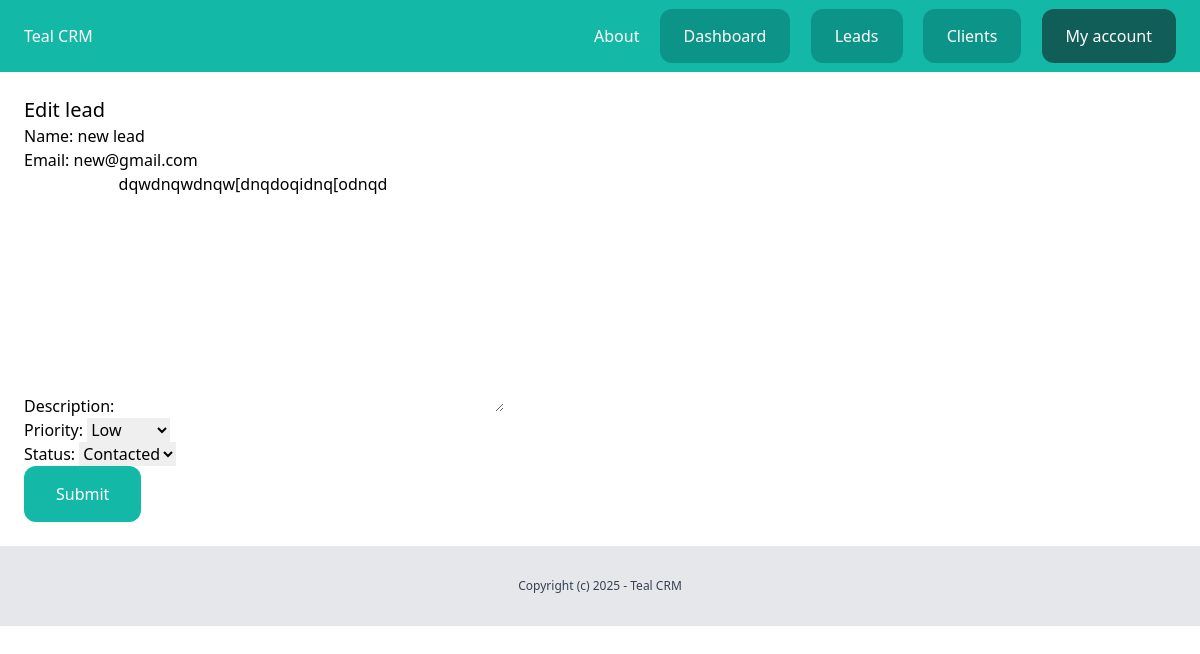
The page /dashboard/leads/5/edit/ (signed in) on the database its author committed.
### lead/models.py (models this page shows, shortened)
class Lead(models.Model):
    LOW = 'low'
    MEDIUM = 'medium'
    HIGH = 'high'
    CHOICES_PRIORITY = (
        (LOW, 'Low'),
        (MEDIUM, 'Medium'),
        (HIGH, 'High'),
    )
    NEW = 'new'
    CONTACTED = 'contacted'
    WON = 'won'
    LOST = 'lost'
    CHOICES_STATUS = (
        (NEW, 'New'),
        (CONTACTED, 'Contacted'),
        (WON, 'Won'),
        (LOST, 'Lost'),
    )
    team = models.ForeignKey(Team, related_name='leads', on_delete=models.CASCADE)
    name = models.CharField(max_length=255)
    email = models.EmailField()
    description = models.TextField(blank=True, null=True)
    priority = models.CharField(max_length=10, choices=CHOICES_PRIORITY, default=MEDIUM)
    status = models.CharField(max_length=10, choices=CHOICES_STATUS, default=NEW)
    converted_to_client = models.BooleanField(default=False)
    created_by = models.ForeignKey(User, related_name='leads', on_delete=models.CASCADE)
    created_at = models.DateTimeField(auto_now_add=True)
    modified_at = models.DateTimeField(auto_now=True)
    class Meta:
        ordering = ('name',)

### lead/views.py (the view)
# urls.py: path('<int:pk>/edit/', views.LeadUpdateView.as_view(), name='edit'),
class LeadUpdateView(UpdateView):
    model = Lead
    fields = ('name', 'email', 'description', 'priority', 'status')
    template_name = 'lead/leads_edit.html'
    success_url = reverse_lazy('leads:list')
    @method_decorator(login_required)
    def dispatch(self, request, *args, **kwargs):
        return super().dispatch(request, *args, **kwargs)
    def get_queryset(self):
        queryset = super(LeadUpdateView, self).get_queryset()
        return queryset.filter(created_by=self.request.user, pk=self.kwargs.get('pk'))

### lead/templates/lead/leads_edit.html (shortened to what this page needs)
{% extends "core/base.html" %}
{% block content %}
    <div class="py-6 px-6">
        <h1 class="text-xl">Edit lead</h1>
        <form action="{% url 'leads:edit' lead.id %}" method="POST">
            {{ form.as_p }}
            <button class="py-4 px-8 bg-teal-500 text-white rounded-xl">Submit</button>
        </form>
    </div>
{% endblock %}

### rows shown on the page
Lead: name "new lead", email "new@gmail.com", description "dqwdnqwdnqw[dnqdoqidnq[odnqd", priority "Low", status "Contacted"
